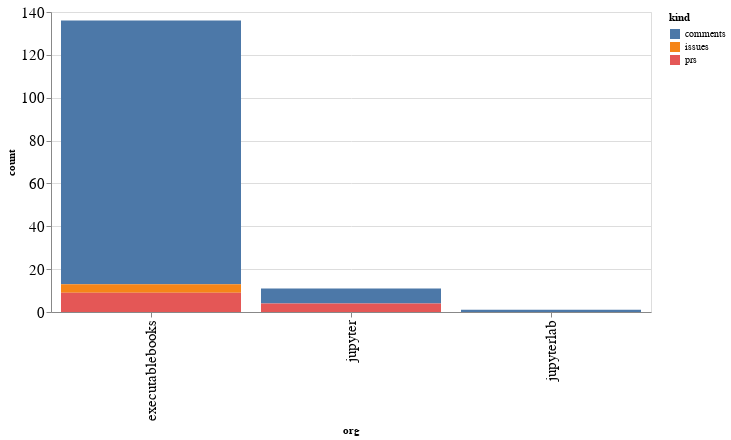

Notebook source saved alongside this figure:
### Code cell
alt.Chart(org_summaries, width=600).mark_bar().encode(
    x='org',
    y='count',
    color='kind',
    tooltip="org"
)

### Figure 1 — Vega-Lite specification as saved in the notebook (floating-point values rounded to 4 significant figures)
{"config": {"axisLeft": {"labelFontSize": 15}, "axisBottom": {"labelFontSize": 15}}, "data": {"name": "data-82291deed614476f1127e91a238d2e51"}, "mark": "bar", "encoding": {"color": {"type": "nominal", "field": "kind"}, "tooltip": {"type": "nominal", "field": "org"}, "x": {"type": "nominal", "field": "org"}, "y": {"type": "quantitative", "field": "count"}}, "width": 600, "$schema": "https://vega.github.io/schema/vega-lite/v4.8.1.json", "datasets": {"data-82291deed614476f1127e91a238d2e51": [{"org": "executablebooks", "kind": "comments", "count": 123}, {"org": "executablebooks", "kind": "issues", "count": 4}, {"org": "executablebooks", "kind": "prs", "count": 9}, {"org": "jupyter", "kind": "comments", "count": 7}, {"org": "jupyter", "kind": "prs", "count": 4}, {"org": "jupyterlab", "kind": "comments", "count": 1}]}}
